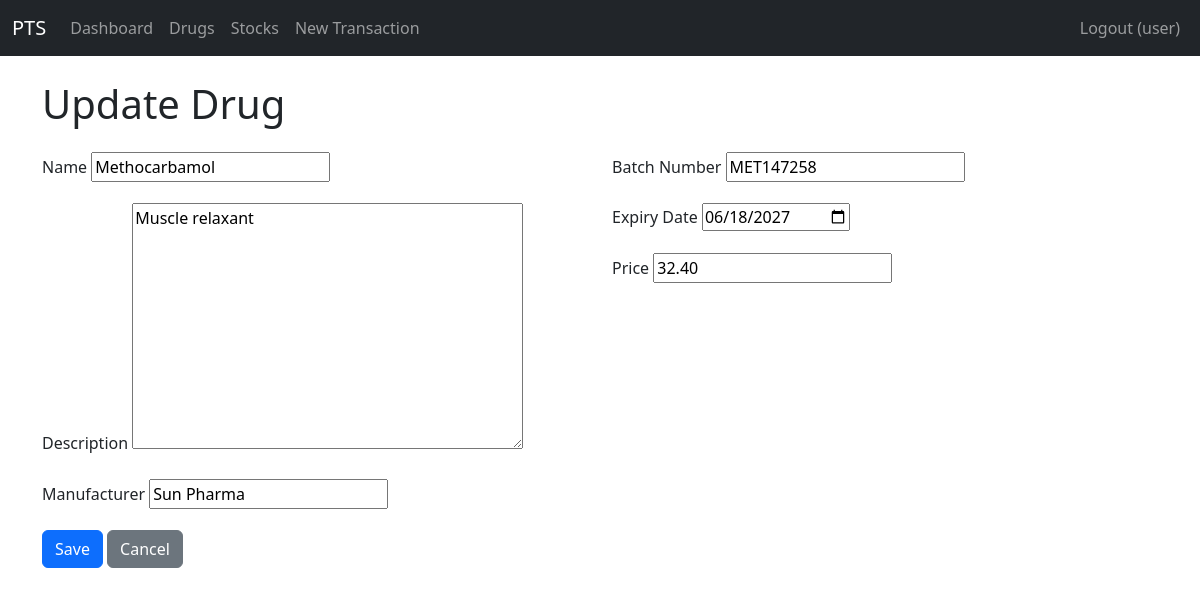
The app's page /drugs/3/update/ (signed in) with its own data.
### pts/models.py (models this page shows, shortened)
class Drug(models.Model):
    name = models.CharField(max_length=255)
    description = models.TextField()
    manufacturer = models.CharField(max_length=255)
    batch_number = models.CharField(max_length=50, unique=True)
    expiry_date = models.DateField()
    price = models.DecimalField(max_digits=10, decimal_places=2)

### pts/views.py (the view)
# urls.py: path('drugs/<int:pk>/update/', views.drug_update, name='drug_update'),
@login_required
def drug_update(request, pk):
    if not request.user.is_superuser:
        raise PermissionDenied("Only admins can update drugs.")
    drug = get_object_or_404(Drug, pk=pk)
    if request.method == 'POST':
        form = DrugForm(request.POST, instance=drug)
        if form.is_valid():
            form.save()
            messages.success(request, 'Drug updated successfully.')
            return redirect('drug_list')
        else:
            messages.error(request, 'Please correct the errors below.')
    else:
        form = DrugForm(instance=drug)
    return render(request, 'pts/drug_form.html', {'form': form, 'title': 'Update Drug'})

### pts/forms.py (shortened to what this page needs)
class DrugForm(forms.ModelForm):
    class Meta:
        model = Drug
        fields = '__all__'
        widgets = {
            'expiry_date': forms.DateInput(attrs={'type': 'date'}),
        }

### pts/templates/pts/drug_form.html (shortened to what this page needs)
{% extends 'pts/base.html' %}
{% block content %}
    <h1 class="mb-4">{{ title }}</h1>
    <form method="post" class="needs-validation" novalidate>
        <div class="row">
            <div class="col-md-6">
                <div class="mb-3">
                    <label for="{{ form.name.id_for_label }}" class="form-label">Name</label>
                    {{ form.name }}
                </div>
                <div class="mb-3">
                    <label for="{{ form.description.id_for_label }}" class="form-label">Description</label>
                    {{ form.description }}
                </div>
                <div class="mb-3">
                    <label for="{{ form.manufacturer.id_for_label }}" class="form-label">Manufacturer</label>
                    {{ form.manufacturer }}
                </div>
            </div>
            <div class="col-md-6">
                <div class="mb-3">
                    <label for="{{ form.batch_number.id_for_label }}" class="form-label">Batch Number</label>
                    {{ form.batch_number }}
                </div>
                <div class="mb-3">
                    <label for="{{ form.expiry_date.id_for_label }}" class="form-label">Expiry Date</label>
                    {{ form.expiry_date }}
                </div>
                <div class="mb-3">
                    <label for="{{ form.price.id_for_label }}" class="form-label">Price</label>
                    {{ form.price }}
                </div>
            </div>
        </div>
        <button type="submit" class="btn btn-primary">Save</button>
        <a href="{% url 'drug_list' %}" class="btn btn-secondary">Cancel</a>
    </form>
{% endblock %}

### pts/templates/pts/base.html (shortened to what this page needs)
<!DOCTYPE html>
<html lang="en">
<head>
    <link href="https://cdn.jsdelivr.net/npm/bootstrap@5.3.3/dist/css/bootstrap.min.css" rel="stylesheet">
</head>
<body>
    <nav class="navbar navbar-expand-lg navbar-dark bg-dark fixed-top">
        <div class="container-fluid">
            <a class="navbar-brand" href="{% url 'dashboard' %}">PTS</a>
            <div class="collapse navbar-collapse" id="navbarNav">
                <ul class="navbar-nav">
                    <li class="nav-item">
                        <a class="nav-link" href="{% url 'dashboard' %}">Dashboard</a>
                    </li>
                    <li class="nav-item">
                        <a class="nav-link" href="{% url 'drug_list' %}">Drugs</a>
                    </li>
                    <li class="nav-item">
                        <a class="nav-link" href="{% url 'stock_list' %}">Stocks</a>
                    </li>
                    <li class="nav-item">
                        <a class="nav-link" href="{% url 'transaction_create' %}">New Transaction</a>
                    </li>
                </ul>
                <ul class="navbar-nav ms-auto">
                    <li class="nav-item">
                        <a class="nav-link" href="{% url 'logout' %}">Logout ({{ user.username }})</a>
                    </li>
                </ul>
            </div>
        </div>
    </nav>
    <div class="container mt-4">
        {% block content %}{% endblock %}
    </div>
</body>
</html>

### pts/templates/pts/base.html (style rules this page uses)
body { padding-top: 56px; }

### records on screen
Drug: name "Methocarbamol", description "Muscle relaxant", manufacturer "Sun Pharma", batch_number "MET147258", expiry_date "06/18/2027", price "32.40"

### other values on screen
{{ user.username }} "user"
{{ title }} "Update Drug"
